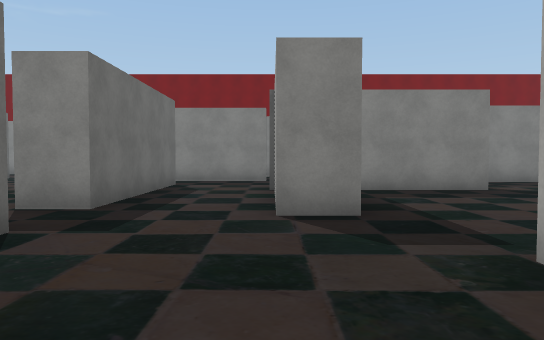
View 1 (above)

24 first-person views from a walk through a 3-D level made in the Unity game engine. The camera is 1.4 m above the floor, tilts 2° down and sees 70° across. The floor is counted in squares, 2 m on a side. Each view is taken from the middle of a square. On the plan, view 1 faces up. The plan holds only what a view shows up to about 11 squares ahead; the rest is blank. The place goes on beyond the plan. Some surface patterns are stand-ins.

View 2
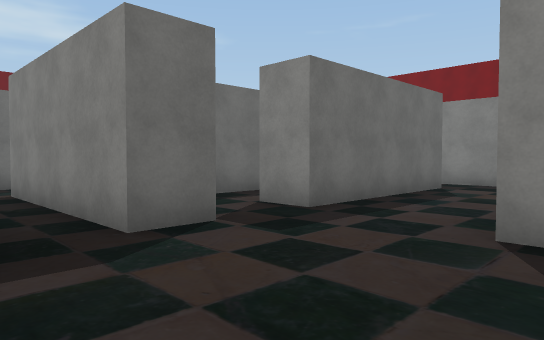

View 3
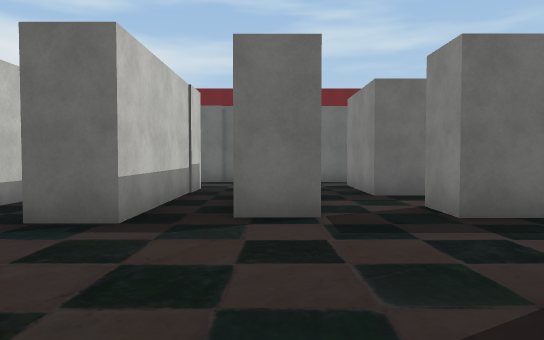

View 4
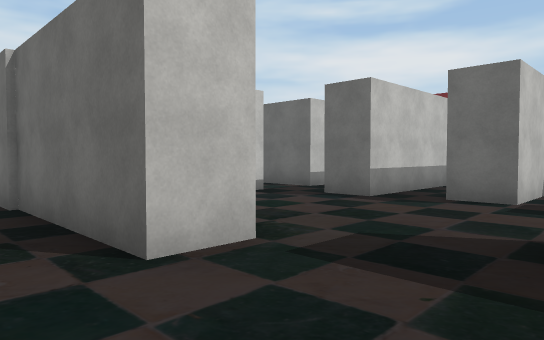

View 5
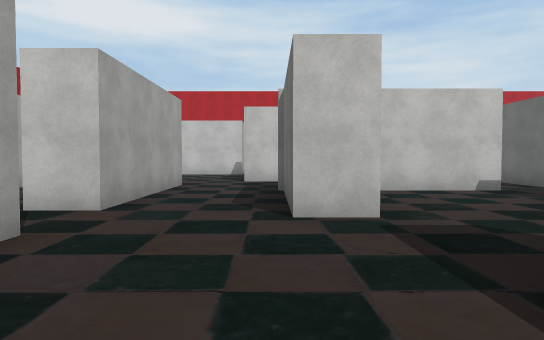

View 6
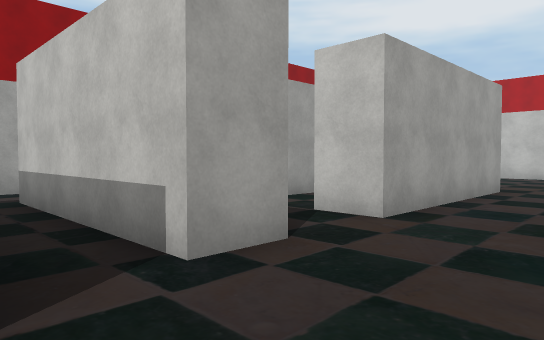

View 7
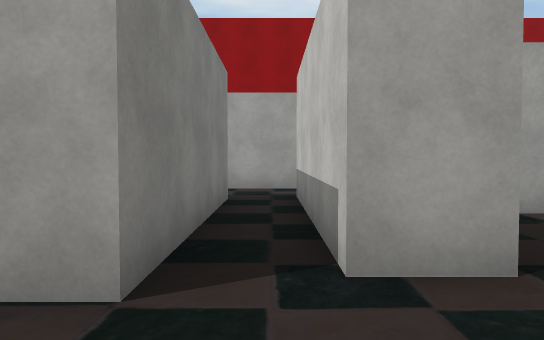

View 8
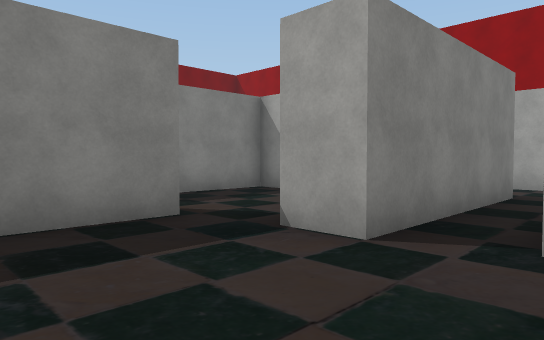

View 9
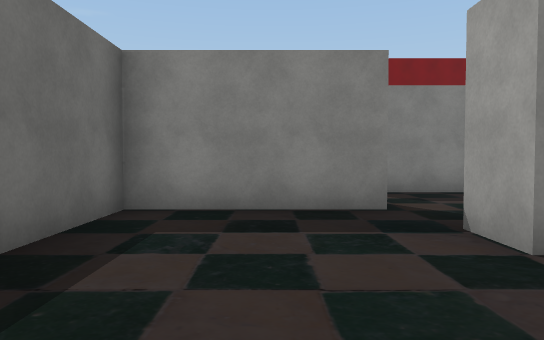

View 10
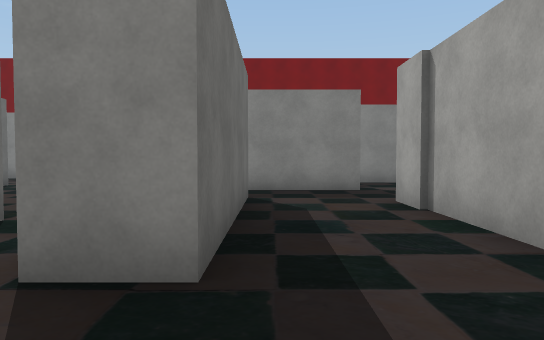

View 11
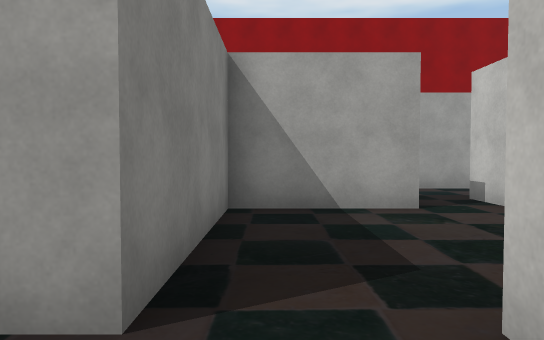

View 12
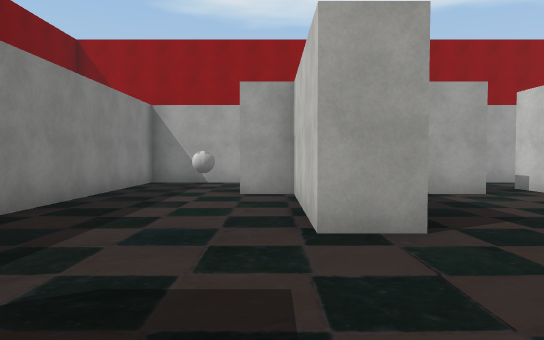

View 13
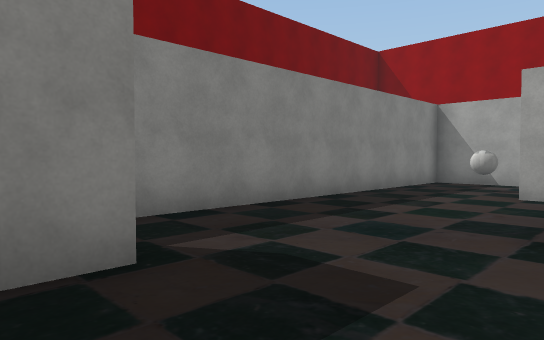

View 14
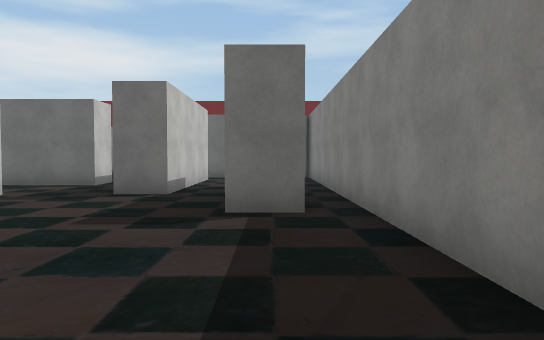

View 15
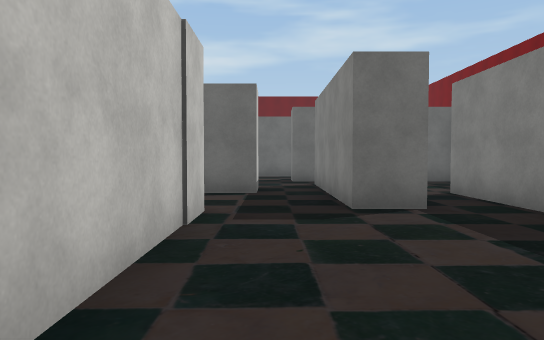

View 16
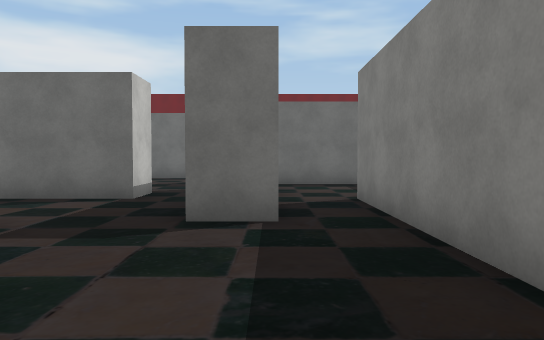

View 17
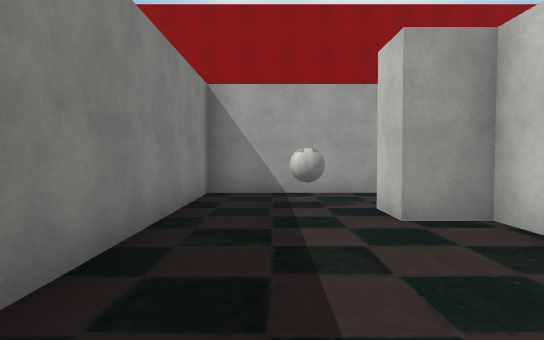

View 18
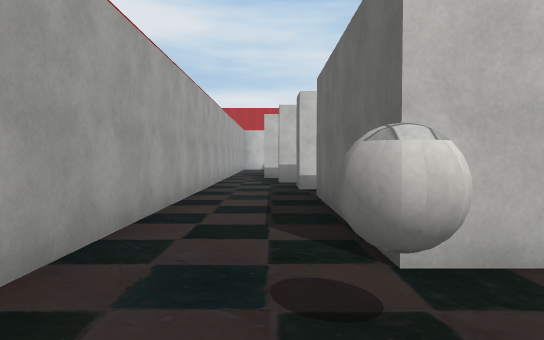

View 19
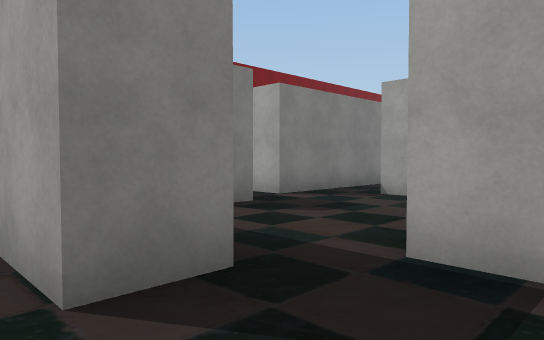

View 20
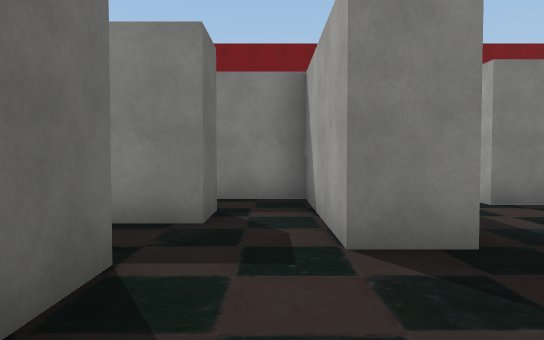

View 21
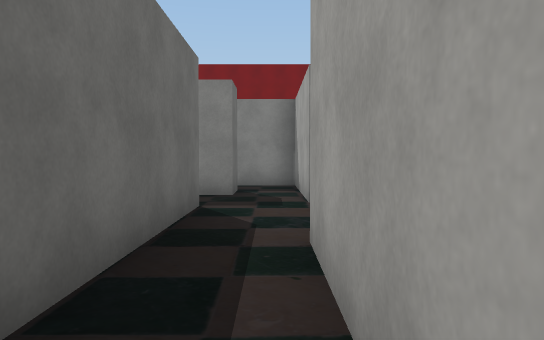

View 22
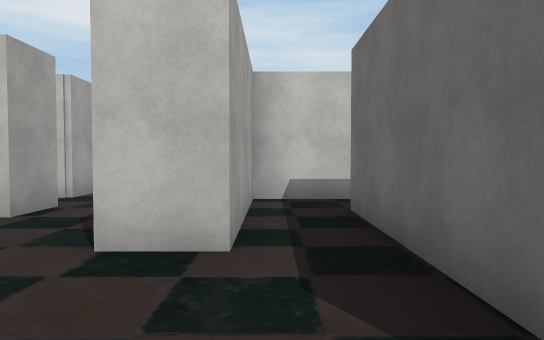

View 23
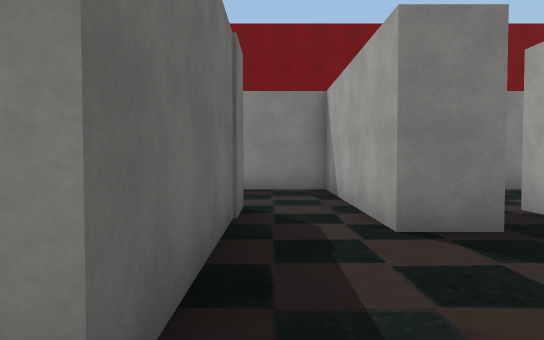

View 24
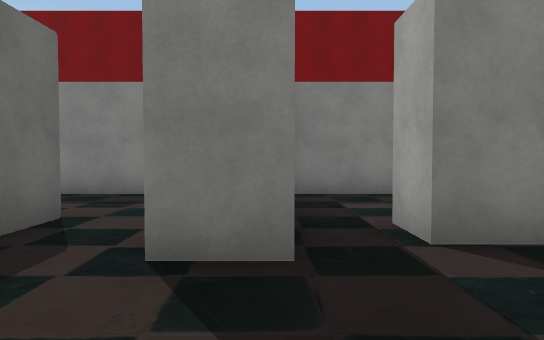

### Floor plan
Ten units are one square. View 1 is at (0, 0); x grows to the right and y downward. Boxes are objects, and circles mark ways between rooms. Rooms are numbered by the first view taken in them; rooms with no view inside come last. Other rooms are left out.
<svg viewBox="-122 -157 242 177">
<path fill="none" stroke="#000" d="M-42 -36 -24 -36 -24 -26 -68 -26 -68 -36M11 -46 1 -46 1 -91M-17 10 9 10M-66 -14 -20 -14 -20 -4M-34 -97 -24 -97 -24 -51 -35 -51M-87 -35 -87 -16M-2 -111 -35 -111M52 -35 52 -46 99 -46M52 -5 52 -20M17 -26 28 -26 28 6M46 -81 11 -81 11 -57M94 -67 94 -57 48 -57 48 -68M115 -40 115 -65M45 -106 45 -116 82 -116 82 -126 92 -126M22 -145 22 -134 -25 -134M92 -112 92 -80M1 -91 46 -91M-26 -121 -2 -121 -2 -111M115 -65 115 -152 -26 -152M82 -80 82 -106 45 -106M84 -67 94 -67M-110 -75 -110 -29M-84 -79 -94 -79 -94 -104M-107 -100 -107 -90 -117 -90M-97 -16 -97 -52 -87 -52M-34 -91 -34 -97M-74 -64 -74 -73M-35 -111 -47 -111 -47 -121M-58 -125 -58 -106 -68 -106 -68 -125M-84 -125 -84 -79M-26 -152 -58 -152 -58 -125M-40 -121 -26 -121M-49 -73 -49 -48 -66 -48M52 -20 63 -20M-87 -52 -87 -35M-66 -48 -75 -48"/>
<rect x="95" y="-145" width="10" height="10" fill="#bbb"><title>ball</title></rect>
<circle cx="10" cy="-35" r="3" fill="#2a7"/>
<circle cx="-10" cy="-100" r="3" fill="#2a7"/>
<circle cx="-30" cy="-100" r="3" fill="#2a7"/>
<circle cx="-30" cy="-45" r="3" fill="#2a7"/>
<circle cx="-75" cy="-30" r="3" fill="#2a7"/>
<circle cx="105" cy="-60" r="3" fill="#2a7"/>
<circle cx="40" cy="-70" r="3" fill="#2a7"/>
<circle cx="60" cy="-25" r="3" fill="#2a7"/>
<circle cx="50" cy="-100" r="3" fill="#2a7"/>
<circle cx="90" cy="-75" r="3" fill="#2a7"/>
<circle cx="-15" cy="-130" r="3" fill="#2a7"/>
<circle cx="-20" cy="-150" r="3" fill="#2a7"/>
<circle cx="-90" cy="-65" r="3" fill="#2a7"/>
<circle cx="-50" cy="-115" r="3" fill="#2a7"/>
<circle cx="-40" cy="-65" r="3" fill="#2a7"/>
<circle cx="-80" cy="-50" r="3" fill="#2a7"/>
<circle cx="-55" cy="-40" r="3" fill="#2a7"/>
<text x="-20" y="-40">1</text>
<text x="50" y="-40">2</text>
<text x="50" y="-120">3</text>
<text x="70" y="-80">4</text>
<text x="-100" y="-60">5</text>
<text x="-60" y="-90">6</text>
<text x="-40" y="-140">7</text>
<text x="-40" y="-50">8</text>
<text x="60" y="-30">9</text>
<text x="-80" y="-40">10</text>
</svg>
Room 1 opens to room 2. Room 1 opens to room 3. Room 1 opens to room 6. Room 1 opens to room 8. Room 1 opens to room 10. Room 2 opens to room 3. Room 2 opens to room 4. Room 2 opens to room 9. Room 3 opens to room 4. Room 3 opens to room 7. Room 5 opens to room 6. Room 6 opens to room 7. Room 6 opens to room 8. Room 6 opens to room 10. Room 8 opens to room 10.

Where each view was taken, in squares from view 1:
view 1: 0 up, 0 right, facing up
view 2: 1 up, 1 right, facing up-left
view 3: 3 up, 2 right, facing left
view 4: 5 up, 4 right, facing down-left
view 5: 7 up, 3 right, facing down
view 6: 6 up, 3 right, facing down-right
view 7: 5 up, 3 right, facing right
view 8: 4 up, 2 right, facing up-right
view 9: 3 up, 3 right, facing up
view 10: 3 up, 2 left, facing up
view 11: 10 up, 3 right, facing right
view 12: 12 up, 1 right, facing right
view 13: 11 up, 1 right, facing up-right
view 14: 14 up, 7 right, facing left
view 15: 10 up, 5 right, facing left
view 16: 12 up, 4 right, facing left
view 17: 14 up, 4 right, facing right
view 18: 15 up, 10 right, facing down
view 19: 6 up, 10 left, facing up-right
view 20: 5 up, 10 left, facing up
view 21: 2 up, 10 left, facing up
view 22: 8 up, 10 left, facing down
view 23: 7 up, 8 left, facing up
view 24: 8 up, 6 left, facing up
